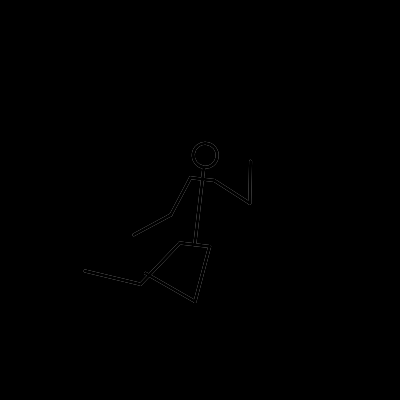
Frame 1 (no input)
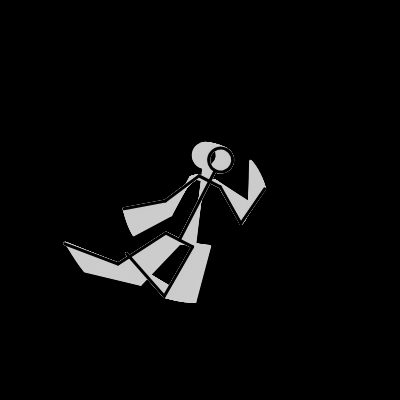
Frame 60 (no input)
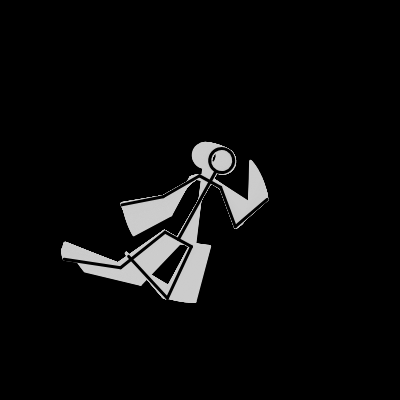
Frame 120 (the mouse pressed at the canvas centre since frame 60)

The p5.js sketch that drew these frames (run headless with seeded random() and noise() and a simulated clock; from frame 60 on, the mouse is pressed at the canvas centre):

// p5.js sketch
// ── sketch.js
let stickman;
let canvasSize;
let margin = 0;
let baseUnit = 30;
let strokeWidthValue = baseUnit * 0.1;
let traceGraphics;
let positionGraphics;

function setup() {
  createCanvas(400, 400);
  
  traceGraphics = createGraphics(width, height);
  traceGraphics.angleMode(DEGREES);
  traceGraphics.strokeWeight(strokeWidthValue);
  traceGraphics.background(0);
  
  positionGraphics = createGraphics(width, height);
  positionGraphics.angleMode(DEGREES);
  positionGraphics.strokeWeight(strokeWidthValue);
  positionGraphics.background(0);

  stickman = new Stickman();
}

function draw() {
  positionGraphics.clear();
  stickman.update();
  stickman.display(traceGraphics, true);
  stickman.display(positionGraphics, false);
  image(traceGraphics, 0, 0);
  image(positionGraphics, 0, 0);
}

class Stickman {
  constructor() {
    this.seed = random(1000);
    this.pos = createVector(width / 2, height / 2);
    this.headSize = baseUnit * 0.8;
    this.torsoLength = baseUnit * 3;
    this.shoulderSize = baseUnit * 0.4;
    this.armLength = baseUnit * 1.4;
    this.hipSize = baseUnit * 0.5;
    this.legLength = baseUnit * 1.9;
  }
  
  update() {
    this.t = frameCount * 0.002 + this.seed;
  }

  display(g, hasTrace) {
    g.push();
    g.translate(this.pos.x, this.pos.y);

    let torsoAngle = map(noise(this.t), 0, 1, -180, 180);

    g.push();
    g.rotate(torsoAngle);
    g.translate(0, -this.torsoLength / 2);
    
    g.stroke(hasTrace ? color(map(noise(this.t + 982437), 0, 1, 180, 255)) : color(0));
    g.noFill();
    g.ellipse(0, 0, this.headSize);

    g.line(0, baseUnit * 0.45, 0, this.torsoLength);

    g.line(-this.shoulderSize, baseUnit * 0.8, this.shoulderSize, baseUnit * 0.8);
    this.drawArm(g, -this.shoulderSize, this.headSize, 1);
    this.drawArm(g, this.shoulderSize, this.headSize, -1);

    g.line(-this.hipSize, this.torsoLength, this.hipSize, this.torsoLength);
    this.drawLeg(g, -this.hipSize, this.torsoLength, 1);
    this.drawLeg(g, this.hipSize, this.torsoLength, -1);

    g.pop();
    g.pop();
  }

  drawArm(g, x, y, side) {
    g.push();
    g.translate(x, y);

    let shoulderAngle = map(sin(this.t + side), -1, 1, 10, 140);
    let elbowAngle = map(sin(this.t * 0.8 + side * 10), -1, 1, -30, 140);

    g.rotate(shoulderAngle * side);

    g.line(0, 0, 0, this.armLength);

    g.translate(0, this.armLength);
    g.rotate(elbowAngle * side);

    g.line(0, 0, 0, this.armLength);

    g.pop();
  }

  drawLeg(g, x, y, side) {
    g.push();
    g.translate(x, y);

    let hipAngle = map(sin(this.t + side * 5), -1, 1, -30, 90);
    let kneeAngle = map(sin(this.t * 0.9 + side * 20), -1, 1, 0, 120);

    g.rotate(hipAngle * side);

    g.line(0, 0, 0, this.legLength);

    g.translate(0, this.legLength);
    g.rotate(kneeAngle);

    g.line(0, 0, 0, this.legLength);

    g.pop();
  }
}
